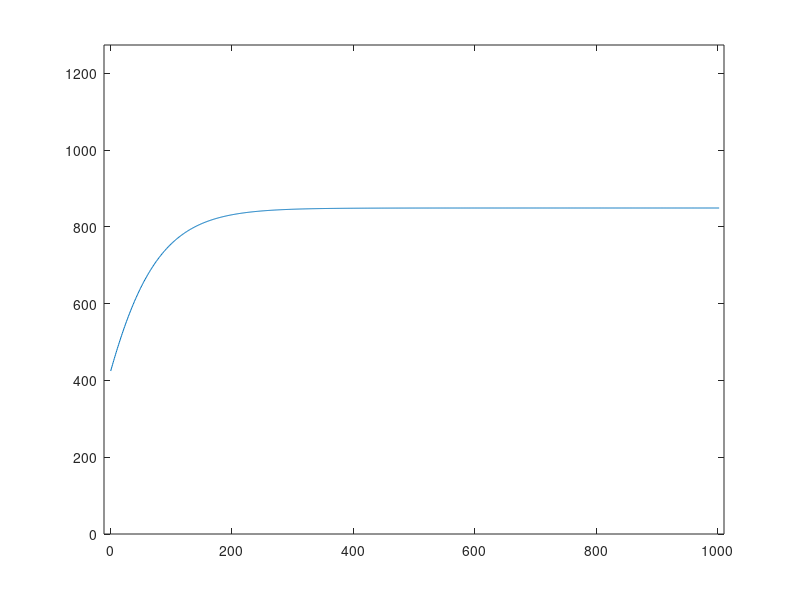
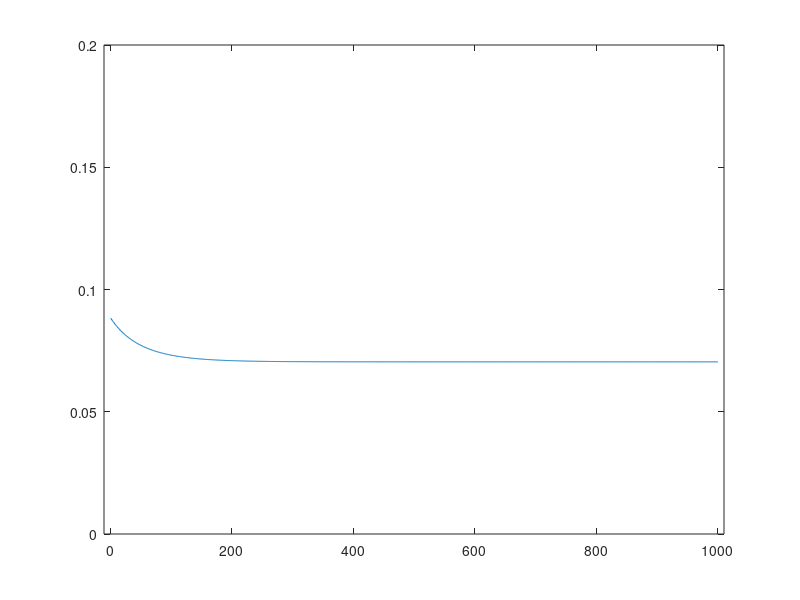
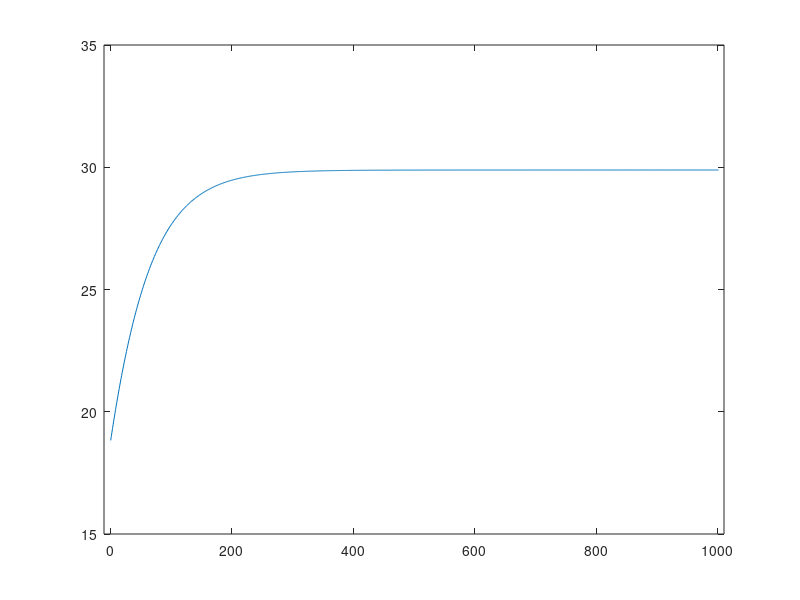

MATLAB code to generate these figures, in order:
clc
clear
close all

% params
alpha = 0.66667;
beta = 0.98;
delta = 0.05;
A = 1;
theta = 2;
% steady state capital
k_s = (((1/beta)-(1-delta))/(alpha*A))^(1/(alpha-1));  
% initial capital
k_0 = 0.5*k_s;

% initialize all sequences
% length of sequence to approximate
T = 1000;
% capital sequence
k = linspace(k_0,k_s,T+2)';
% consumption sequence
c = zeros(T,1);
% capital investment return rate
r_k = zeros(T,1);
% wages
w = zeros(T+1,1);


% derived sequence
next_k = k;  

% algorithm execution parameters
max_error = 0.001;
max_iterations = 100000;
step = 0.0001;
error = 1.0;

% algorithm:
iteration_count = 0;
while ((iteration_count<max_iterations) && (error>max_error))
    
    % update consumption to be max feasible given capital (ensuring
    % positive consumption
    c(1:T+1)=max((A*k(1:T+1).^alpha)+(1-delta)*k(1:T+1)-k(2:T+2), 0);
    % update return rates according to euler condition
    r_k(1:T)=(((c(2:T+1).^theta)./c(1:T).^theta)/beta)-(1-delta);
    % update wages using firm maximization
    w(1:T+1)=k(1:T+1).^alpha*(1-alpha)*A;
    % use firm FOC
    next_k(2:T+1)=(r_k(1:T)./(alpha*A)).^(1/(alpha-1));
    error=max(abs(k-next_k));
    
    % updating
    k=(1-step)*k+step*next_k;
    iteration_count = iteration_count+1; 
end

% plotting
figure1 = figure;
axes1 = axes('Parent',figure1);
plot(k)
xlim(axes1,[-10, T+10]);
ylim(axes1,[0, 1.5*k_s]); 

figure2 = figure;
axes2 = axes('Parent',figure2);
plot(r_k)
xlim(axes2,[-10, T+10]);
ylim(axes2,[0, 0.2]); 

figure3 = figure;
axes3 = axes('Parent',figure3);
plot(w)
xlim(axes3,[-10, T+10]);
ylim(axes3,[15, 35]); 